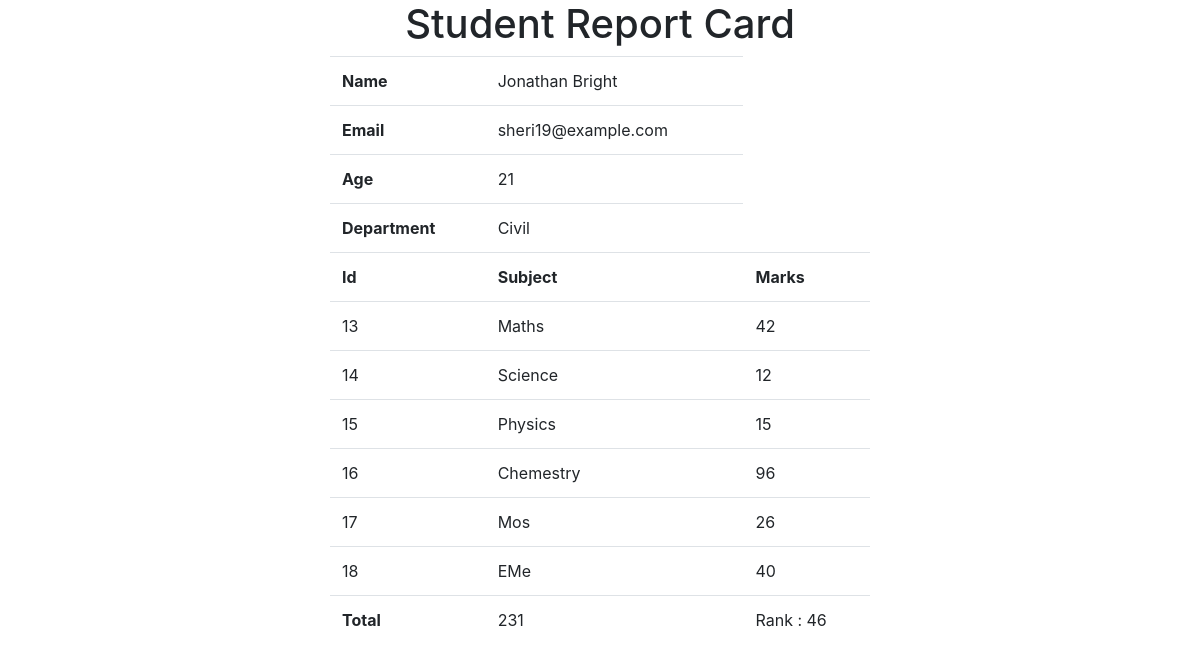
The page /marks/STD_194 on the database its author committed.
### myapp/models.py (models this page shows, shortened)
class Student(models.Model):
    department = models.ForeignKey(Department,on_delete=models.CASCADE)
    studentid = models.OneToOneField(StudentId,on_delete=models.CASCADE)
    name = models.CharField(max_length=50)
    email = models.CharField(max_length=100)
    age = models.IntegerField()

class Department(models.Model):
    dept_name = models.CharField(max_length=50)
    def __str__(self) -> str:
        return self.dept_name

class SubjectMarks(models.Model):
    student = models.ForeignKey(Student, on_delete=models.CASCADE)
    subject = models.ForeignKey(Subject,on_delete=models.CASCADE)
    marks = models.IntegerField()

class Subject(models.Model):
    sub_name =models.CharField(max_length=50)
    def __str__(self) -> str:
        return self.sub_name

### myapp/views.py (the view)
# urls.py: path('marks/<id>',marks,name="marks")
def marks(request,id):
    data =  SubjectMarks.objects.filter(student__studentid__student_id=id)
    sum = 0;
    for dt in data:
       sum = sum + dt.marks
    s_data  = Student.objects.annotate(total = Sum("subjectmarks__marks")).order_by("-total")
    rank = 1
    for d in s_data:
        if d.studentid.student_id == id:
            print(d.total)
            print(rank)
            break;
        rank = rank+1
    return render(request,"card.html",{"sdata":data,"pdata":data[0].student,"total":sum,"rank":rank})

### Templates/card.html (shortened to what this page needs)
<!DOCTYPE html>
<html lang="en">
<head>
    <link rel="stylesheet" href="https://cdn.jsdelivr.net/npm/bootstrap@4.4.1/dist/css/bootstrap.min.css"
 />
</head>
<body>
    <div class="container">
        <div class="row">
            <div class="col-md-6 m-auto">
                <h1 align="center">Student Report Card</h1>
                <table class="table">
                    <tr>
                        <th>Name</th>
                        <td>{{pdata.name}}</td>
                    </tr>
                    <tr>
                        <th>Email</th>
                        <td>{{pdata.email}}</td>
                    </tr>
                    <tr>
                        <th>Age</th>
                        <td>{{pdata.age}}</td>
                    </tr>
                    <tr>
                        <th>Department</th>
                        <td>{{pdata.department}}</td>
                    </tr>
                    <tr>
                        <th>Id</th>
                        <th>Subject</th>
                        <th>Marks</th>
                    </tr>
                    {%for data in sdata%}
                    <tr>
                        <td>{{data.id}}</td>
                        <td>{{data.subject}}</td>
                        <td>{{data.marks}}</td>
                    </tr>
                    {%endfor%}
                    <tr>
                        <th>Total</th>
                        <td>{{total}}</td>
                        <td>Rank : {{rank}}</td>
                    </tr>
                </table>
            </div>
        </div>
    </div>
</body>
</html>

### rows shown on the page
Student: name "Jonathan Bright", email "sheri19@example.com", age "21", department "Civil"
SubjectMarks: id "13", subject "Maths", marks "42"
SubjectMarks: id "14", subject "Science", marks "12"
SubjectMarks: id "15", subject "Physics", marks "15"
SubjectMarks: id "16", subject "Chemestry", marks "96"
SubjectMarks: id "17", subject "Mos", marks "26"
SubjectMarks: id "18", subject "EMe", marks "40"

### other values the page prints
{{ total }} "231"
{{ rank }} "46"
